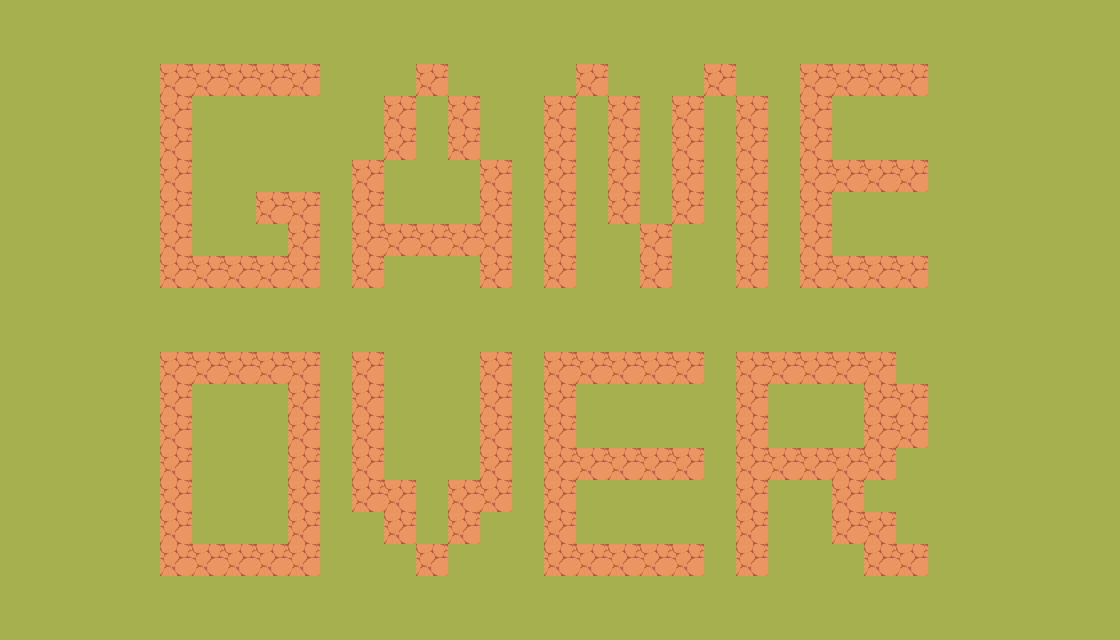

Tiled map render using the project's own tile images. Description and the whole map definition, tile-layer contents included, below:
An orthogonal 35x20 tile map with 32x32 px tiles, 2 tile layers (back, 图块层 3).

<map version="1.10" tiledversion="1.10.2" orientation="orthogonal" renderorder="right-down" width="35" height="20" tilewidth="32" tileheight="32" infinite="0" nextlayerid="5" nextobjectid="1">
 <tileset firstgid="1" source="../tileset/FieldsTileset.tsx" />
 <layer id="1" name="back" width="35" height="20">
  <data encoding="csv">
38,38,38,38,38,38,38,38,38,38,38,38,38,38,38,38,38,38,38,38,38,38,38,38,38,38,38,38,38,38,38,38,38,38,38,
38,38,38,38,38,38,38,38,38,38,38,38,38,38,38,38,38,38,38,38,38,38,38,38,38,38,38,38,38,38,38,38,38,38,38,
38,38,38,38,38,38,38,38,38,38,38,38,38,38,38,38,38,38,38,38,38,38,38,38,38,38,38,38,38,38,38,38,38,38,38,
38,38,38,38,38,38,38,38,38,38,38,38,38,38,38,38,38,38,38,38,38,38,38,38,38,38,38,38,38,38,38,38,38,38,38,
38,38,38,38,38,38,38,38,38,38,38,38,38,38,38,38,38,38,38,38,38,38,38,38,38,38,38,38,38,38,38,38,38,38,38,
38,38,38,38,38,38,38,38,38,38,38,38,38,38,38,38,38,38,38,38,38,38,38,38,38,38,38,38,38,38,38,38,38,38,38,
38,38,38,38,38,38,38,38,38,38,38,38,38,38,38,38,38,38,38,38,38,38,38,38,38,38,38,38,38,38,38,38,38,38,38,
38,38,38,38,38,38,38,38,38,38,38,38,38,38,38,38,38,38,38,38,38,38,38,38,38,38,38,38,38,38,38,38,38,38,38,
38,38,38,38,38,38,38,38,38,38,38,38,38,38,38,38,38,38,38,38,38,38,38,38,38,38,38,38,38,38,38,38,38,38,38,
38,38,38,38,38,38,38,38,38,38,38,38,38,38,38,38,38,38,38,38,38,38,38,38,38,38,38,38,38,38,38,38,38,38,38,
38,38,38,38,38,38,38,38,38,38,38,38,38,38,38,38,38,38,38,38,38,38,38,38,38,38,38,38,38,38,38,38,38,38,38,
38,38,38,38,38,38,38,38,38,38,38,38,38,38,38,38,38,38,38,38,38,38,38,38,38,38,38,38,38,38,38,38,38,38,38,
38,38,38,38,38,38,38,38,38,38,38,38,38,38,38,38,38,38,38,38,38,38,38,38,38,38,38,38,38,38,38,38,38,38,38,
38,38,38,38,38,38,38,38,38,38,38,38,38,38,38,38,38,38,38,38,38,38,38,38,38,38,38,38,38,38,38,38,38,38,38,
38,38,38,38,38,38,38,38,38,38,38,38,38,38,38,38,38,38,38,38,38,38,38,38,38,38,38,38,38,38,38,38,38,38,38,
38,38,38,38,38,38,38,38,38,38,38,38,38,38,38,38,38,38,38,38,38,38,38,38,38,38,38,38,38,38,38,38,38,38,38,
38,38,38,38,38,38,38,38,38,38,38,38,38,38,38,38,38,38,38,38,38,38,38,38,38,38,38,38,38,38,38,38,38,38,38,
38,38,38,38,38,38,38,38,38,38,38,38,38,38,38,38,38,38,38,38,38,38,38,38,38,38,38,38,38,38,38,38,38,38,38,
38,38,38,38,38,38,38,38,38,38,38,38,38,38,38,38,38,38,38,38,38,38,38,38,38,38,38,38,38,38,38,38,38,38,38,
38,38,38,38,38,38,38,38,38,38,38,38,38,38,38,38,38,38,38,38,38,38,38,38,38,38,38,38,38,38,38,38,38,38,38
</data>
 </layer>
 <layer id="4" name="图块层 3" width="35" height="20">
  <data encoding="csv">
0,0,0,0,0,0,0,0,0,0,0,0,0,0,0,0,0,0,0,0,0,0,0,0,0,0,0,0,0,0,0,0,0,0,0,
0,0,0,0,0,0,0,0,0,0,0,0,0,0,0,0,0,0,0,0,0,0,0,0,0,0,0,0,0,0,0,0,0,0,0,
0,0,0,0,0,1,1,1,1,1,0,0,0,1,0,0,0,0,1,0,0,0,1,0,0,1,1,1,1,0,0,0,0,0,0,
0,0,0,0,0,1,0,0,0,0,0,0,1,0,1,0,0,1,0,1,0,1,0,1,0,1,0,0,0,0,0,0,0,0,0,
0,0,0,0,0,1,0,0,0,0,0,0,1,0,1,0,0,1,0,1,0,1,0,1,0,1,0,0,0,0,0,0,0,0,0,
0,0,0,0,0,1,0,0,0,0,0,1,0,0,0,1,0,1,0,1,0,1,0,1,0,1,1,1,1,0,0,0,0,0,0,
0,0,0,0,0,1,0,0,1,1,0,1,0,0,0,1,0,1,0,1,0,1,0,1,0,1,0,0,0,0,0,0,0,0,0,
0,0,0,0,0,1,0,0,0,1,0,1,1,1,1,1,0,1,0,0,1,0,0,1,0,1,0,0,0,0,0,0,0,0,0,
0,0,0,0,0,1,1,1,1,1,0,1,0,0,0,1,0,1,0,0,1,0,0,1,0,1,1,1,1,0,0,0,0,0,0,
0,0,0,0,0,0,0,0,0,0,0,0,0,0,0,0,0,0,0,0,0,0,0,0,0,0,0,0,0,0,0,0,0,0,0,
0,0,0,0,0,0,0,0,0,0,0,0,0,0,0,0,0,0,0,0,0,0,0,0,0,0,0,0,0,0,0,0,0,0,0,
0,0,0,0,0,1,1,1,1,1,0,1,0,0,0,1,0,1,1,1,1,1,0,1,1,1,1,1,0,0,0,0,0,0,0,
0,0,0,0,0,1,0,0,0,1,0,1,0,0,0,1,0,1,0,0,0,0,0,1,0,0,0,1,1,0,0,0,0,0,0,
0,0,0,0,0,1,0,0,0,1,0,1,0,0,0,1,0,1,0,0,0,0,0,1,0,0,0,1,1,0,0,0,0,0,0,
0,0,0,0,0,1,0,0,0,1,0,1,0,0,0,1,0,1,1,1,1,1,0,1,1,1,1,1,0,0,0,0,0,0,0,
0,0,0,0,0,1,0,0,0,1,0,1,1,0,1,1,0,1,0,0,0,0,0,1,0,0,1,0,0,0,0,0,0,0,0,
0,0,0,0,0,1,0,0,0,1,0,0,1,0,1,0,0,1,0,0,0,0,0,1,0,0,1,1,0,0,0,0,0,0,0,
0,0,0,0,0,1,1,1,1,1,0,0,0,1,0,0,0,1,1,1,1,1,0,1,0,0,0,1,1,0,0,0,0,0,0,
0,0,0,0,0,0,0,0,0,0,0,0,0,0,0,0,0,0,0,0,0,0,0,0,0,0,0,0,0,0,0,0,0,0,0,
0,0,0,0,0,0,0,0,0,0,0,0,0,0,0,0,0,0,0,0,0,0,0,0,0,0,0,0,0,0,0,0,0,0,0
</data>
 </layer>
</map>
